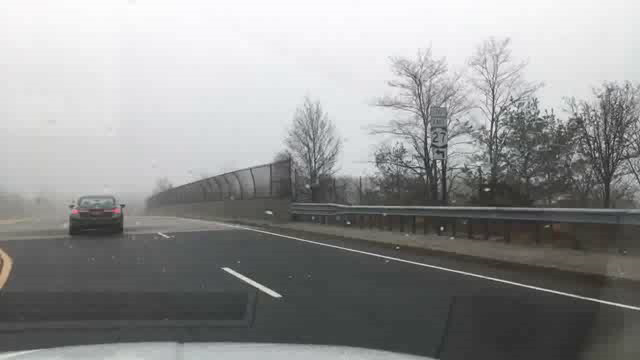
#> input picture frame 60 of video_validation/image/ori/d9171095-1cb8a472.avi, 640 x 360 px, given in place of 05b06a04-5d7141e0.avi, which was not available
$ python video.py   (older library calls are emulated)
#> lines starting #> are read from the running program, lines starting #| are printed output that depends on the picture; pictures that were not available may be replaced by others from this repository, and a replacement may not be noted
import cv2;
import math;
import numpy as np;
import os

### 전처리 코드들. 입력된 영상에 대해 CLAHE, DCP를 동시에

def DarkChannel(im, sz):
    b, g, r = cv2.split(im)
    dc = cv2.min(cv2.min(r, g), b);
    kernel = cv2.getStructuringElement(cv2.MORPH_RECT, (sz, sz))
    dark = cv2.erode(dc, kernel)
    return dark


def AtmLight(im, dark):
    [h, w] = im.shape[:2]
    imsz = h * w
    numpx = int(max(math.floor(imsz / 1000), 1))
    darkvec = dark.reshape(imsz, 1);
    imvec = im.reshape(imsz, 3);

    indices = darkvec.argsort();
    indices = indices[imsz - numpx::]

    atmsum = np.zeros([1, 3])
    for ind in range(1, numpx):
        atmsum = atmsum + imvec[indices[ind]]

    A = atmsum / numpx;
    return A


def TransmissionEstimate(im, A, sz):
    omega = 0.95;
    im3 = np.empty(im.shape, im.dtype);

    for ind in range(0, 3):
        im3[:, :, ind] = im[:, :, ind] / A[0, ind]

    transmission = 1 - omega * DarkChannel(im3, sz);
    return transmission


def Guidedfilter(im, p, r, eps):
    mean_I = cv2.boxFilter(im, cv2.CV_64F, (r, r));
    mean_p = cv2.boxFilter(p, cv2.CV_64F, (r, r));
    mean_Ip = cv2.boxFilter(im * p, cv2.CV_64F, (r, r));
    cov_Ip = mean_Ip - mean_I * mean_p;

    mean_II = cv2.boxFilter(im * im, cv2.CV_64F, (r, r));
    var_I = mean_II - mean_I * mean_I;

    a = cov_Ip / (var_I + eps);
    b = mean_p - a * mean_I;

    mean_a = cv2.boxFilter(a, cv2.CV_64F, (r, r));
    mean_b = cv2.boxFilter(b, cv2.CV_64F, (r, r));

    q = mean_a * im + mean_b;
    return q;


def TransmissionRefine(im, et):
    gray = cv2.cvtColor(im, cv2.COLOR_BGR2GRAY);
    gray = np.float64(gray) / 255;
    r = 60;
    eps = 0.0001;
    t = Guidedfilter(gray, et, r, eps);

    return t;


def Recover(im, t, A, tx):
    res = np.empty(im.shape, im.dtype);
    t = cv2.max(t, tx);

    for ind in range(0, 3):
        res[:, :, ind] = (im[:, :, ind] - A[0, ind]) / t + A[0, ind]

    return res

# 영상 이름이 복잡하여 a-e를 부여

a = '05b06a04-5d7141e0'
b = 'd0a444fe-ee85624e'
c = 'd9171095-1cb8a472'
d = 'dbee4308-12b0008e'
e = 'dbee4308-cad00889'

# 괄호 안에 a-e를 입력

os.chdir('C:/Users/taehun/PycharmProjects/video_validation/image/ori')
cap = cv2.VideoCapture('%s.avi' %(a))
os.chdir('C:/Users/taehun/PycharmProjects/video_validation/image/prepro/cla')
fourcc = cv2.VideoWriter_fourcc(*'XVID')
writer = cv2.VideoWriter('%s_cla.avi' %(a), fourcc, 30.0, (int(cap.get(3)),int(cap.get(4))))

while True:
    try:
        ret, bgr = cap.read()
#> bgr is the input picture: shape (360, 640, 3); mean B, G, R 147.3, 147.7, 147

        if ret == False:
            continue

        # CLAHE 적용
        lab = cv2.cvtColor(bgr, cv2.COLOR_BGR2LAB)
#> lab: shape (360, 640, 3); mean of channels 0, 1, 2 152.5, 127.7, 128.3
        clahe = cv2.createCLAHE(clipLimit=2.0, tileGridSize=(8, 8))
        lab[:, :, 0] = clahe.apply(lab[:, :, 0])
#> lab: shape (360, 640, 3); mean of channels 0, 1, 2 150.2, 127.7, 128.3
        src = cv2.cvtColor(lab, cv2.COLOR_LAB2BGR)

        # DCP 적용
        I = src.astype('float64') / 255;
        dark = DarkChannel(I, 3);
#> in DarkChannel, `dark = cv2.erode(dc, kernel)`:
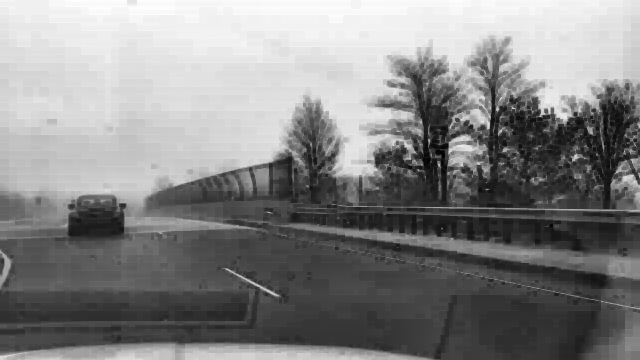
#> dark: shape (360, 640) float64; min 0.00392, max 0.992, mean 0.522
        A = AtmLight(I, dark);
#> in AtmLight, `indices = indices[imsz - numpx::]`: indices = 230 values from 0 to 0
#> the loop in AtmLight, `for ind in range(1, numpx):` made 229 passes
#> atmsum on passes 1 to 3: [[0.957, 0.957, 0.957]], [[1.91, 1.91, 1.91]], [[2.87, 2.87, 2.87]]
#> after the loop in AtmLight, `for ind in range(1, numpx):`: atmsum = [[219.1, 219.1, 219.1]]
#> in AtmLight, `A = atmsum / numpx;`: A = [[0.953, 0.953, 0.953]]
#> A = [[0.953, 0.953, 0.953]]
        te = TransmissionEstimate(I, A, 3);
        t = TransmissionRefine(src, te);
#> in Guidedfilter, `var_I = mean_II - mean_I * mean_I;`:
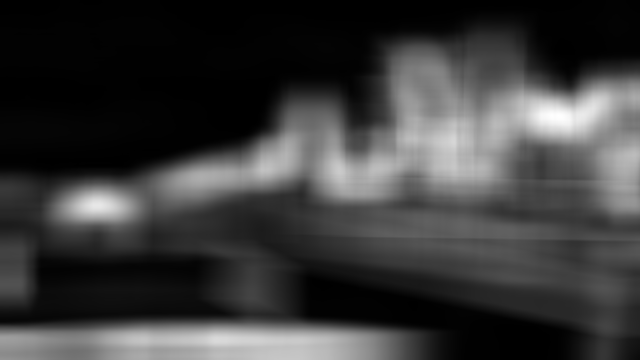
#> var_I: shape (360, 640) float64; min 0.000104, max 0.0831, mean 0.0193; drawn with min black and max white
#> in Guidedfilter, `mean_a = cv2.boxFilter(a, cv2.CV_64F, (r, r));`:
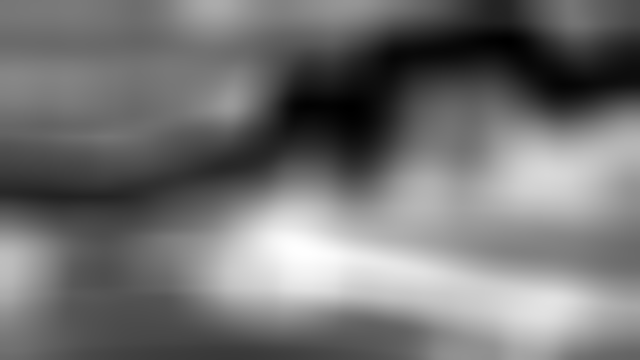
#> mean_a: shape (360, 640) float64; min -1.17, max -0.367, mean -0.805; drawn with min black and max white
#> in Guidedfilter, `mean_b = cv2.boxFilter(b, cv2.CV_64F, (r, r));`:
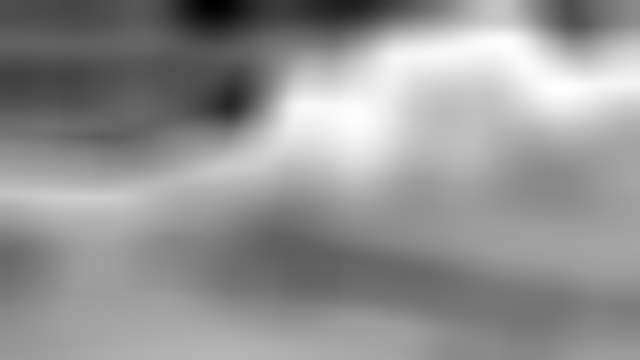
#> mean_b: shape (360, 640) float64; min 0.653, max 1.19, mean 0.964; drawn with min black and max white
#> in Guidedfilter, `q = mean_a * im + mean_b;`:
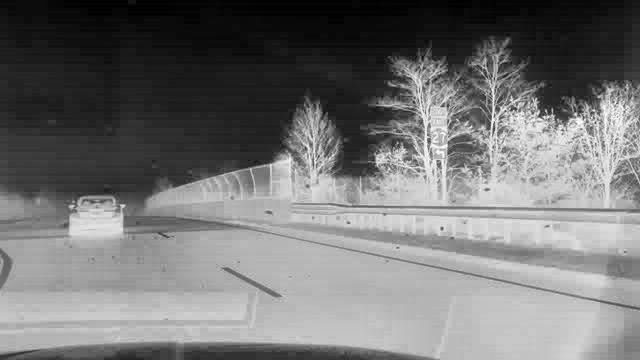
#> q: shape (360, 640) float64; min 0.017, max 1.03, mean 0.479; drawn with min black and max white
        J = Recover(I, t, A, 0.1)
#> after the loop in Recover, `for ind in range(0, 3):`:
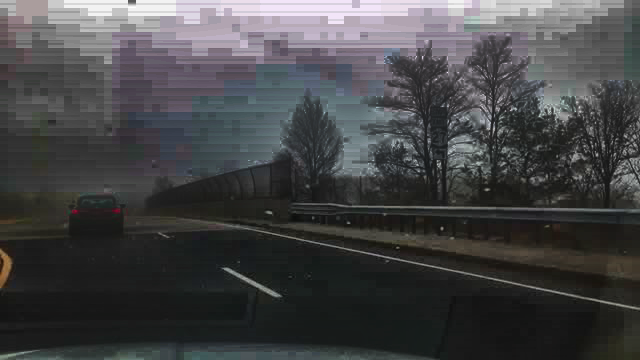
#> res: shape (360, 640, 3) float64; mean B, G, R 0.309, 0.301, 0.298; drawn with min black and max white
        cv2.imwrite("ing.jpg", J * 255)
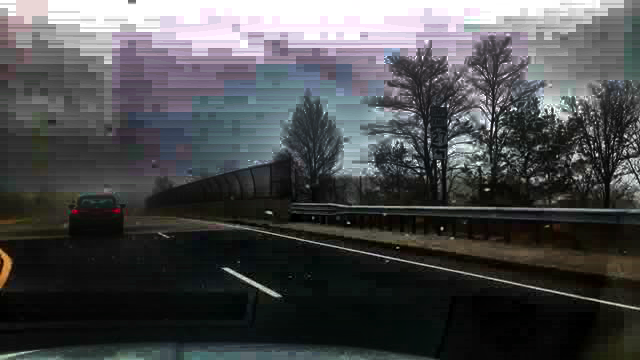
#> saved as ing.jpg: shape (360, 640, 3); mean B, G, R 76.4, 75, 74
        res = cv2.imread('ing.jpg')
        cv2.imshow("result", res)
        writer.write(res)

        if cv2.waitKey(1)&0xFF == 27:
#> (key Esc is pressed here)
            break

    except cv2.error:
        break

cap.release()
writer.release()
cv2.destroyAllWindows()

$ run again, starting later in the video
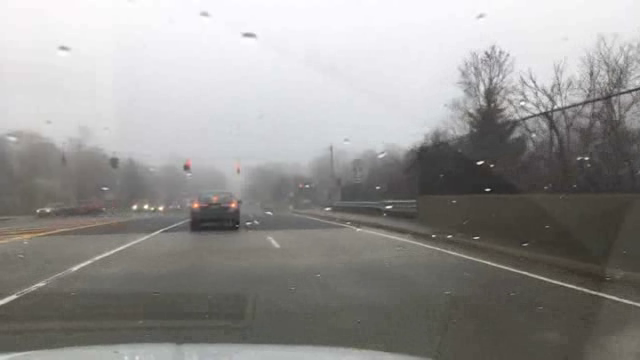
#> input picture frame 272 of video_validation/image/ori/d9171095-1cb8a472.avi, 640 x 360 px, given in place of 05b06a04-5d7141e0.avi, which was not available
#> bgr is the input picture: shape (360, 640, 3); mean B, G, R 146.4, 148.3, 149.7
#> indices = 230 values from 0 to 0
#> the loop in AtmLight, `for ind in range(1, numpx):` made 229 passes
#> atmsum on passes 1 to 3: [[0.933, 0.929, 0.941]], [[1.87, 1.86, 1.88]], [[2.8, 2.79, 2.82]]
#> after the loop in AtmLight, `for ind in range(1, numpx):`: atmsum = [[213.7, 212.8, 215.5]]
#> in AtmLight, `A = atmsum / numpx;`: A = [[0.929, 0.925, 0.937]]
#> after the loop in Recover, `for ind in range(0, 3):`:
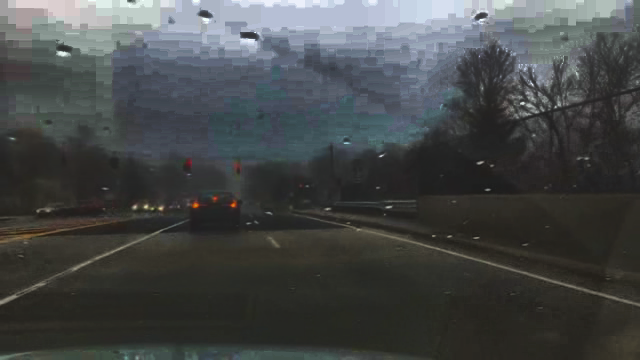
#> res: shape (360, 640, 3) float64; mean B, G, R 0.316, 0.316, 0.295; drawn with min black and max white
#> `cv2.imwrite("ing.jpg", J * 255)`:
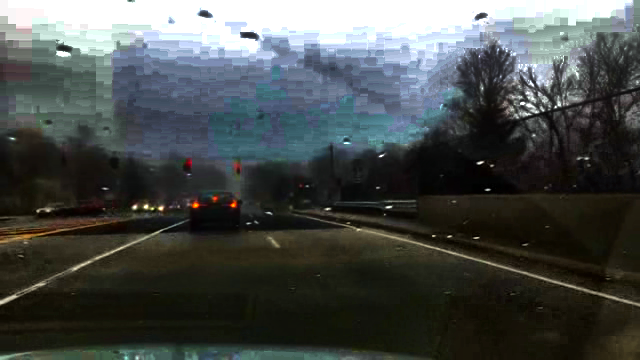
#> saved as ing.jpg: shape (360, 640, 3); mean B, G, R 74.6, 76.3, 71.9

$ run again, starting later in the video
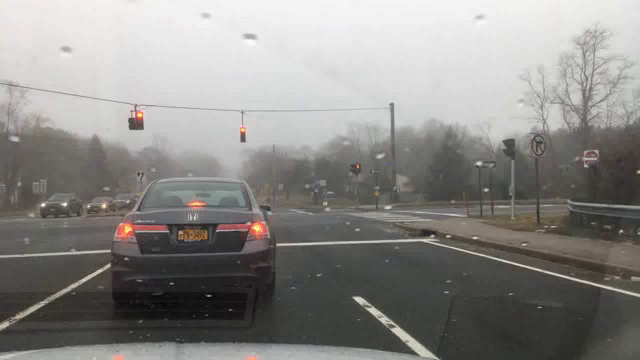
#> input picture frame 484 of video_validation/image/ori/d9171095-1cb8a472.avi, 640 x 360 px, given in place of 05b06a04-5d7141e0.avi, which was not available
#> bgr is the input picture: shape (360, 640, 3); mean B, G, R 134.6, 137.1, 138.8
#> indices = 230 values from 0 to 0
#> the loop in AtmLight, `for ind in range(1, numpx):` made 229 passes
#> atmsum on passes 1 to 3: [[0.875, 0.902, 0.902]], [[1.75, 1.8, 1.8]], [[2.62, 2.71, 2.71]]
#> after the loop in AtmLight, `for ind in range(1, numpx):`: atmsum = [[200.3, 206.5, 206.5]]
#> in AtmLight, `A = atmsum / numpx;`: A = [[0.871, 0.898, 0.898]]
#> after the loop in Recover, `for ind in range(0, 3):`:
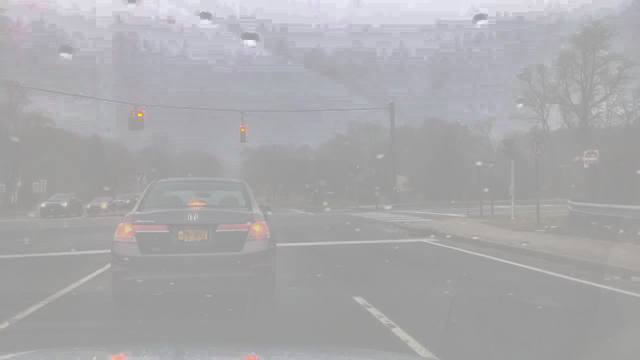
#> res: shape (360, 640, 3) float64; mean B, G, R 0.343, 0.291, 0.302; drawn with min black and max white
#> `cv2.imwrite("ing.jpg", J * 255)`:
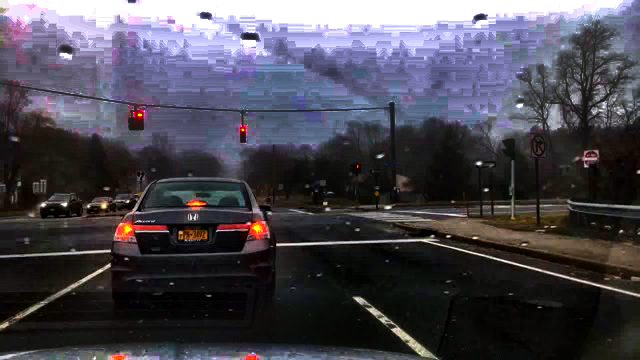
#> saved as ing.jpg: shape (360, 640, 3); mean B, G, R 81.1, 71.1, 73.5
